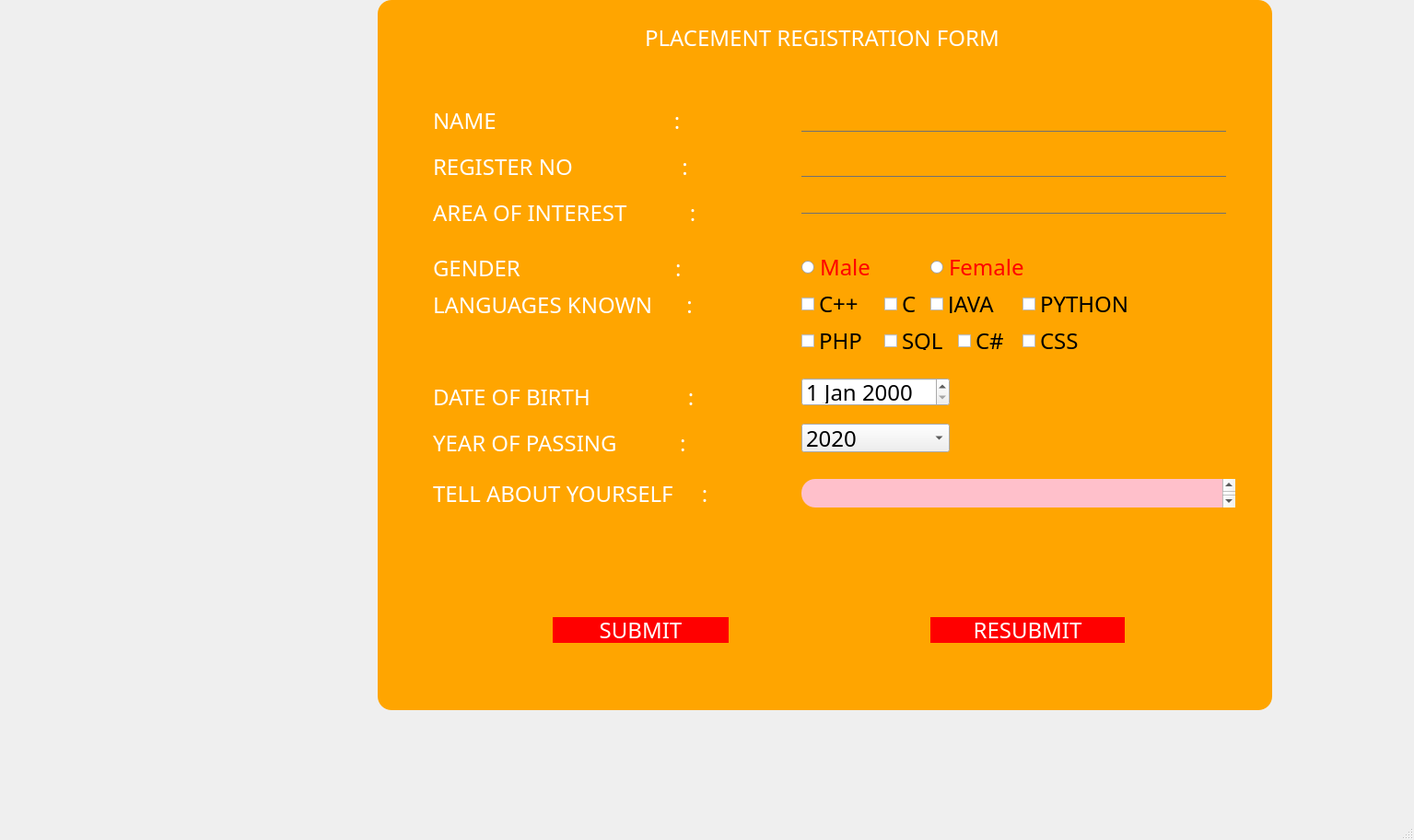
<?xml version="1.0" encoding="UTF-8"?>
<ui version="4.0">
 <class>MainWindow</class>
 <widget class="QMainWindow" name="MainWindow">
  <property name="geometry">
   <rect>
    <x>0</x>
    <y>0</y>
    <width>1535</width>
    <height>912</height>
   </rect>
  </property>
  <property name="windowTitle">
   <string>MainWindow</string>
  </property>
  <widget class="QWidget" name="centralwidget">
   <widget class="QFrame" name="frame">
    <property name="geometry">
     <rect>
      <x>410</x>
      <y>0</y>
      <width>971</width>
      <height>771</height>
     </rect>
    </property>
    <property name="styleSheet">
     <string notr="true">*{
font-family:century gothic;
font-size:24px;
}
QFrame
{
background:orange;
border-radius:15px;
}
QPushButton
{
background:red;
border-radius:60px;
}
QToolButton
{
background:red;
border-radius:60px;
}
QLabel{
color:white;
background:transparent
}
QPushButton{
color:white;
border-radius:15px;
}

QLineEdit{

background:transparent;
border:none;
color:red;
border-bottom:1px solid #717072;
}</string>
    </property>
    <property name="frameShape">
     <enum>QFrame::StyledPanel</enum>
    </property>
    <property name="frameShadow">
     <enum>QFrame::Raised</enum>
    </property>
    <widget class="QLabel" name="label">
     <property name="geometry">
      <rect>
       <x>290</x>
       <y>20</y>
       <width>391</width>
       <height>41</height>
      </rect>
     </property>
     <property name="text">
      <string>PLACEMENT REGISTRATION FORM</string>
     </property>
    </widget>
    <widget class="QLineEdit" name="lineEdit">
     <property name="geometry">
      <rect>
       <x>460</x>
       <y>110</y>
       <width>461</width>
       <height>33</height>
      </rect>
     </property>
    </widget>
    <widget class="QLineEdit" name="lineEdit_2">
     <property name="geometry">
      <rect>
       <x>460</x>
       <y>170</y>
       <width>461</width>
       <height>22</height>
      </rect>
     </property>
    </widget>
    <widget class="QLineEdit" name="lineEdit_3">
     <property name="geometry">
      <rect>
       <x>460</x>
       <y>210</y>
       <width>461</width>
       <height>22</height>
      </rect>
     </property>
    </widget>
    <widget class="QRadioButton" name="radioButton">
     <property name="geometry">
      <rect>
       <x>460</x>
       <y>280</y>
       <width>95</width>
       <height>20</height>
      </rect>
     </property>
     <property name="styleSheet">
      <string notr="true">QRadioButton{
color:red;
}</string>
     </property>
     <property name="text">
      <string>Male</string>
     </property>
    </widget>
    <widget class="QRadioButton" name="radioButton_2">
     <property name="geometry">
      <rect>
       <x>600</x>
       <y>280</y>
       <width>121</width>
       <height>20</height>
      </rect>
     </property>
     <property name="styleSheet">
      <string notr="true">QRadioButton{
color:red;
}</string>
     </property>
     <property name="text">
      <string>Female</string>
     </property>
    </widget>
    <widget class="QCheckBox" name="checkBox">
     <property name="geometry">
      <rect>
       <x>460</x>
       <y>320</y>
       <width>81</width>
       <height>20</height>
      </rect>
     </property>
     <property name="text">
      <string>C++</string>
     </property>
    </widget>
    <widget class="QCheckBox" name="checkBox_2">
     <property name="geometry">
      <rect>
       <x>550</x>
       <y>320</y>
       <width>81</width>
       <height>20</height>
      </rect>
     </property>
     <property name="text">
      <string>C</string>
     </property>
    </widget>
    <widget class="QCheckBox" name="checkBox_3">
     <property name="geometry">
      <rect>
       <x>600</x>
       <y>320</y>
       <width>91</width>
       <height>20</height>
      </rect>
     </property>
     <property name="text">
      <string>JAVA</string>
     </property>
    </widget>
    <widget class="QCheckBox" name="checkBox_4">
     <property name="geometry">
      <rect>
       <x>700</x>
       <y>320</y>
       <width>121</width>
       <height>20</height>
      </rect>
     </property>
     <property name="text">
      <string>PYTHON</string>
     </property>
    </widget>
    <widget class="QCheckBox" name="checkBox_5">
     <property name="geometry">
      <rect>
       <x>460</x>
       <y>360</y>
       <width>81</width>
       <height>20</height>
      </rect>
     </property>
     <property name="text">
      <string>PHP</string>
     </property>
    </widget>
    <widget class="QCheckBox" name="checkBox_6">
     <property name="geometry">
      <rect>
       <x>550</x>
       <y>360</y>
       <width>81</width>
       <height>20</height>
      </rect>
     </property>
     <property name="text">
      <string>SQL</string>
     </property>
    </widget>
    <widget class="QCheckBox" name="checkBox_7">
     <property name="geometry">
      <rect>
       <x>630</x>
       <y>360</y>
       <width>81</width>
       <height>20</height>
      </rect>
     </property>
     <property name="text">
      <string>C#</string>
     </property>
    </widget>
    <widget class="QCheckBox" name="checkBox_8">
     <property name="geometry">
      <rect>
       <x>700</x>
       <y>360</y>
       <width>81</width>
       <height>20</height>
      </rect>
     </property>
     <property name="text">
      <string>CSS</string>
     </property>
    </widget>
    <widget class="QDateEdit" name="dateEdit">
     <property name="geometry">
      <rect>
       <x>460</x>
       <y>410</y>
       <width>161</width>
       <height>31</height>
      </rect>
     </property>
    </widget>
    <widget class="QPlainTextEdit" name="plainTextEdit">
     <property name="geometry">
      <rect>
       <x>460</x>
       <y>520</y>
       <width>471</width>
       <height>31</height>
      </rect>
     </property>
     <property name="styleSheet">
      <string notr="true">QPlainTextEdit{
background-color:pink;
}
</string>
     </property>
    </widget>
    <widget class="QPushButton" name="pushButton">
     <property name="geometry">
      <rect>
       <x>190</x>
       <y>670</y>
       <width>191</width>
       <height>28</height>
      </rect>
     </property>
     <property name="text">
      <string>SUBMIT</string>
     </property>
    </widget>
    <widget class="QPushButton" name="pushButton_2">
     <property name="geometry">
      <rect>
       <x>600</x>
       <y>670</y>
       <width>211</width>
       <height>28</height>
      </rect>
     </property>
     <property name="text">
      <string>RESUBMIT</string>
     </property>
    </widget>
    <widget class="QComboBox" name="comboBox">
     <property name="geometry">
      <rect>
       <x>460</x>
       <y>460</y>
       <width>161</width>
       <height>31</height>
      </rect>
     </property>
     <item>
      <property name="text">
       <string>2020</string>
      </property>
     </item>
     <item>
      <property name="text">
       <string>2021</string>
      </property>
     </item>
     <item>
      <property name="text">
       <string>2022</string>
      </property>
     </item>
     <item>
      <property name="text">
       <string>2023</string>
      </property>
     </item>
     <item>
      <property name="text">
       <string>2024</string>
      </property>
     </item>
     <item>
      <property name="text">
       <string>2025</string>
      </property>
     </item>
     <item>
      <property name="text">
       <string>2026</string>
      </property>
     </item>
    </widget>
    <widget class="QLabel" name="label_3">
     <property name="geometry">
      <rect>
       <x>60</x>
       <y>170</y>
       <width>311</width>
       <height>21</height>
      </rect>
     </property>
     <property name="text">
      <string>REGISTER NO                   :</string>
     </property>
    </widget>
    <widget class="QLabel" name="label_4">
     <property name="geometry">
      <rect>
       <x>60</x>
       <y>220</y>
       <width>311</width>
       <height>21</height>
      </rect>
     </property>
     <property name="text">
      <string>AREA OF INTEREST           :</string>
     </property>
    </widget>
    <widget class="QLabel" name="label_5">
     <property name="geometry">
      <rect>
       <x>60</x>
       <y>280</y>
       <width>341</width>
       <height>21</height>
      </rect>
     </property>
     <property name="text">
      <string>GENDER                           :</string>
     </property>
    </widget>
    <widget class="QLabel" name="label_6">
     <property name="geometry">
      <rect>
       <x>60</x>
       <y>320</y>
       <width>361</width>
       <height>21</height>
      </rect>
     </property>
     <property name="text">
      <string>LANGUAGES KNOWN      :</string>
     </property>
    </widget>
    <widget class="QLabel" name="label_7">
     <property name="geometry">
      <rect>
       <x>60</x>
       <y>420</y>
       <width>341</width>
       <height>21</height>
      </rect>
     </property>
     <property name="text">
      <string>DATE OF BIRTH                 :</string>
     </property>
    </widget>
    <widget class="QLabel" name="label_8">
     <property name="geometry">
      <rect>
       <x>60</x>
       <y>470</y>
       <width>351</width>
       <height>21</height>
      </rect>
     </property>
     <property name="text">
      <string>YEAR OF PASSING           :</string>
     </property>
    </widget>
    <widget class="QLabel" name="label_9">
     <property name="geometry">
      <rect>
       <x>60</x>
       <y>526</y>
       <width>331</width>
       <height>20</height>
      </rect>
     </property>
     <property name="text">
      <string>TELL ABOUT YOURSELF     :</string>
     </property>
    </widget>
    <widget class="QLabel" name="label_2">
     <property name="geometry">
      <rect>
       <x>60</x>
       <y>120</y>
       <width>351</width>
       <height>21</height>
      </rect>
     </property>
     <property name="text">
      <string>NAME                               :</string>
     </property>
    </widget>
   </widget>
  </widget>
  <widget class="QMenuBar" name="menubar">
   <property name="geometry">
    <rect>
     <x>0</x>
     <y>0</y>
     <width>1535</width>
     <height>26</height>
    </rect>
   </property>
  </widget>
  <widget class="QStatusBar" name="statusbar"/>
 </widget>
 <resources/>
 <connections/>
</ui>
